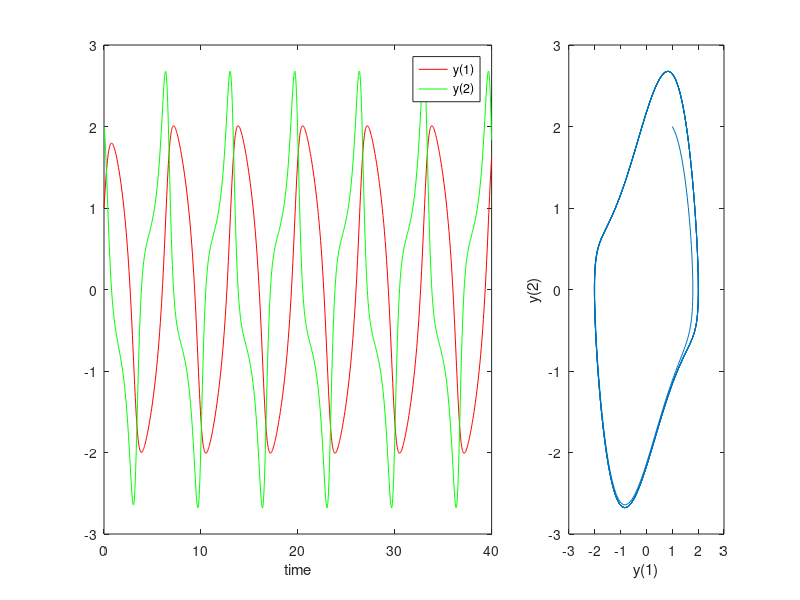

Reproduce this figure in MATLAB.
%Save the following contents in a .m file and run the .m file
mu = 1;
k = 1;
dy_dt = @(t,y) [y(2);...
                      mu*(1-y(1)^2)*y(2)-k*y(1)];
odeopt = odeset ('RelTol', 0.00001, 'AbsTol', 0.00001,'InitialStep',0.5,'MaxStep',0.5);
[t,y] = ode45(dy_dt,[0 40], [1.0 2.0],odeopt);
subplot(1,3,[1 2]);plot(t,y(:,1),'r-',t,y(:,2),'g-'); xlabel('time'); legend('y(1)','y(2)');
subplot(1,3,3);plot(y(:,1),y(:,2)); xlabel('y(1)'); ylabel('y(2)');